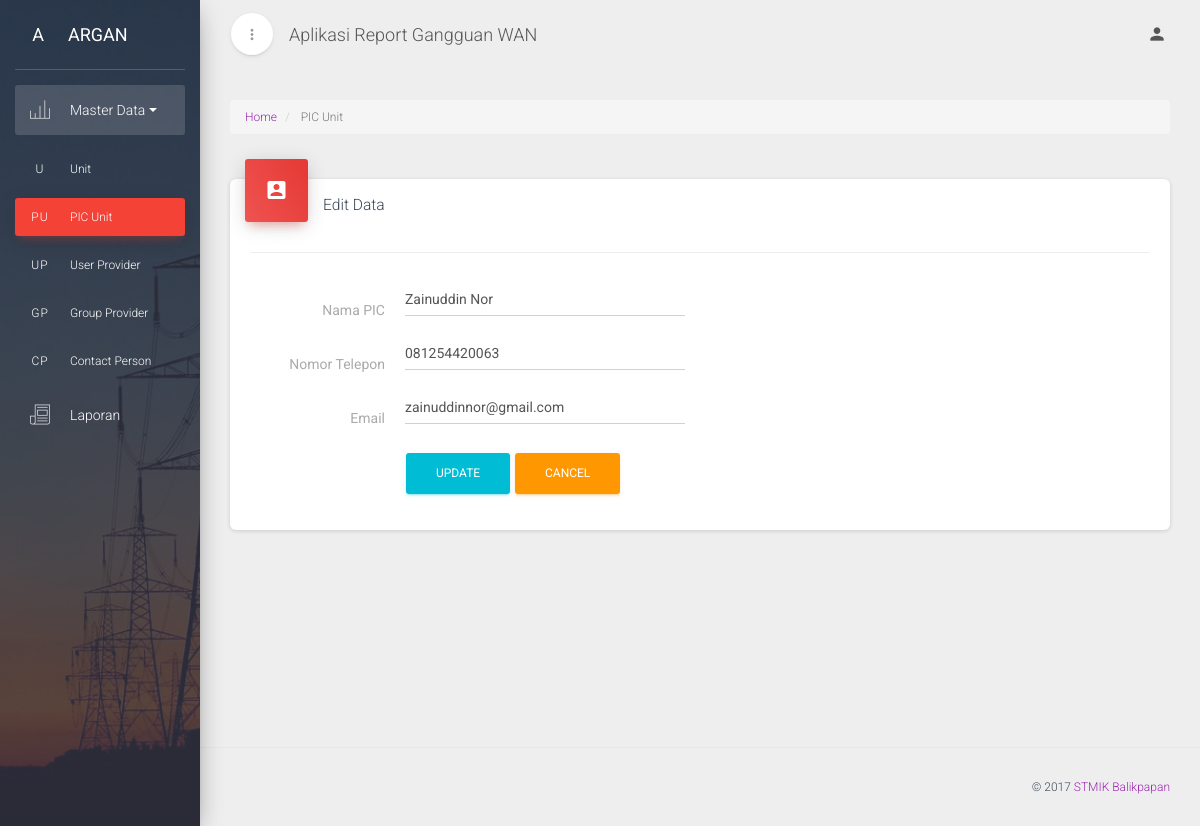
The page /C_pic_unit/update/1 on the database its author committed.
### tables this page shows
CREATE TABLE `pic_unit` (
  `id_pic` int(11) NOT NULL,
  `nm_pic` varchar(100) NOT NULL,
  `no_telp` varchar(50) NOT NULL,
  `email` varchar(50) NOT NULL
);

### application/controllers/C_pic_unit.php (called while the page is built, shortened)
<?php
class C_pic_unit extends CI_Controller {
    function __construct(){
        $this->load->model('M_pic_unit');
    }
    function update($id_pic){
        $data['hasil'] = $this->M_pic_unit->get_data($id_pic);
        $this->load->view('v_pic_unit/update', $data);
    }
}
?>

### index.php (called while the page is built, shortened)
<?php
require_once BASEPATH.'core/CodeIgniter.php';

### application/models/M_pic_unit.php (called while the page is built, shortened)
<?php
class M_pic_unit extends CI_Model {
    function get_data($id_pic){
       $baca = $this->db->query('select * from pic_unit where id_pic='.$id_pic);
        if($baca->num_rows() > 0){
            foreach ($baca->result() as $data){
                $hasil[] = array(
                    'id_pic'=>$data->id_pic,
                    'nm_pic'=>$data->nm_pic,
                    'no_telp'=>$data->no_telp,
                    'email'=>$data->email
                );
            }
            return $hasil;
        }else{
            return false;
        }
    }
}
?>

### application/views/v_pic_unit/update.php (the view, shortened to what this page needs)
 <div class="wrapper">
        <div class="sidebar" data-active-color="red" data-background-color="black" data-image="<?= base_url()?>assets/img/sidebar-1.jpeg">
            <div class="logo">
                <a href="<?= base_url() ?>" class="simple-text logo-mini">
                    A
                </a>
                <a href="<?= base_url() ?>" class="simple-text logo-normal">
                    ARGAN
                </a>
            </div>
            <div class="sidebar-wrapper">
                <ul class="nav">
                    <li class="active">
                        <a data-toggle="collapse" href="#masterData">
                            <i class="pe-7s-graph3"></i>
                            <p>Master Data
                                <b class="caret"></b>
                            </p>
                        </a>
                        <div class="collapse in" id="masterData">
                            <ul class="nav">
                                <li>
                                    <a href="<?= base_url() ?>C_unit/index">
                                        <span class="sidebar-mini">U</span>
                                        <span class="sidebar-normal">Unit</span>
                                    </a>
                                </li>
                                <li class="active">
                                    <a href="<?= base_url() ?>C_pic_unit/index">
                                        <span class="sidebar-mini">PU</span>
                                        <span class="sidebar-normal">PIC Unit</span>
                                    </a>
                                </li>
                                <li>
                                    <a href="<?= base_url() ?>C_user_provider/index">
                                        <span class="sidebar-mini">UP</span>
                                        <span class="sidebar-normal">User Provider</span>
                                    </a>
                                </li>
                                <li>
                                    <a href="<?= base_url() ?>C_group_provider/index">
                                        <span class="sidebar-mini">GP</span>
                                        <span class="sidebar-normal">Group Provider</span>
                                    </a>
                                </li>
                                <li>
                                    <a href="<?= base_url() ?>C_cp_unit/index">
                                        <span class="sidebar-mini">CP</span>
                                        <span class="sidebar-normal">Contact Person</span>
                                    </a>
                                </li>
                            </ul>
                        </div>
                    </li>
                    <li>
                        <a href="<?= base_url() ?>C_data_laporan/index">
                            <i class="pe-7s-news-paper"></i>
                            <p>Laporan</p>
                        </a>
                    </li>
                </ul>
            </div>
        </div>
    <div class="content">
        <div class="container-fluid">
            <div class="row">
                <div class="col-md-12">
                    <div class="page-title-box">
                        <ol class="breadcrumb p-0 m-0">
                            <li>
                                <a href="<?= base_url() ?>">Home</a>
                            </li>
                            <li class="active">
                                PIC Unit
                            </li>
                        </ol>
                    </div>
                    <div class="card">
                        <?php
                            foreach($hasil as $data) {
                        ?>
                        <form role="form" method="post" class="form-horizontal" action="<?= base_url() ?>C_pic_unit/edit">
                            <div class="card-header card-header-icon" data-background-color="red">
                                <i class="material-icons">account_box</i>
                            </div>
                            <div class="card-content">
                                <h4 class="card-title">Edit Data</h4>
                                <hr>
                                <div class="row">
                                    <label class="col-sm-2 label-on-left" for="namapic">Nama PIC</label>
                                    <div class="col-sm-4">
                                        <div class="form-group label-floating is-empty">
                                            <input type="text" class="form-control" id="namapic" name="nm_pic" value="<?= $data["nm_pic"]?>" placeholder="Masukan nama PIC..">
                                        </div>
                                    </div>
                                </div>
                                <div class="row">
                                    <label class="col-sm-2 label-on-left" for="notelp">Nomor Telepon</label>
                                    <div class="col-sm-4">
                                        <div class="form-group label-floating is-empty">
                                            <input type="text" class="form-control" id="notelp" name="no_telp" value="<?= $data["no_telp"]?>" placeholder="Masukan nomor telepon..">
                                        </div>
                                    </div>
                                </div>
                                <div class="row">
                                    <label class="col-sm-2 label-on-left" for="emailpic">Email</label>
                                    <div class="col-sm-4">
                                        <div class="form-group label-floating is-empty">
                                            <input type="email" class="form-control" id="emailpic" name="email" value="<?= $data["email"]?>" placeholder="Masukan alamat email.." />
                                            <br/>
                                            <input type="submit" name="submit" class="btn btn-info btn-fill" value="Update" />
                                            <input type="button" name="cancel" class="btn btn-warning btn-fill" value="Cancel" onclick="history.back()" />
                                        </div>
                                    </div>
                                </div>
                            </div>
                        </form>
                        <?php
                            }
                        ?>
                    </div>
                </div>
            </div>
        </div>
    </div>
    <footer class="footer">
        <div class="container-fluid">
            <p class="copyright pull-right">
            &copy;
                <a href="http://stmikbpn.ac.id/">STMIK Balikpapan</a>
            </p>
        </div>
    </footer>
</div>

### rows shown on the page
pic_unit: nm_pic "Zainuddin Nor", no_telp "081254420063", email "zainuddinnor@gmail.com"
